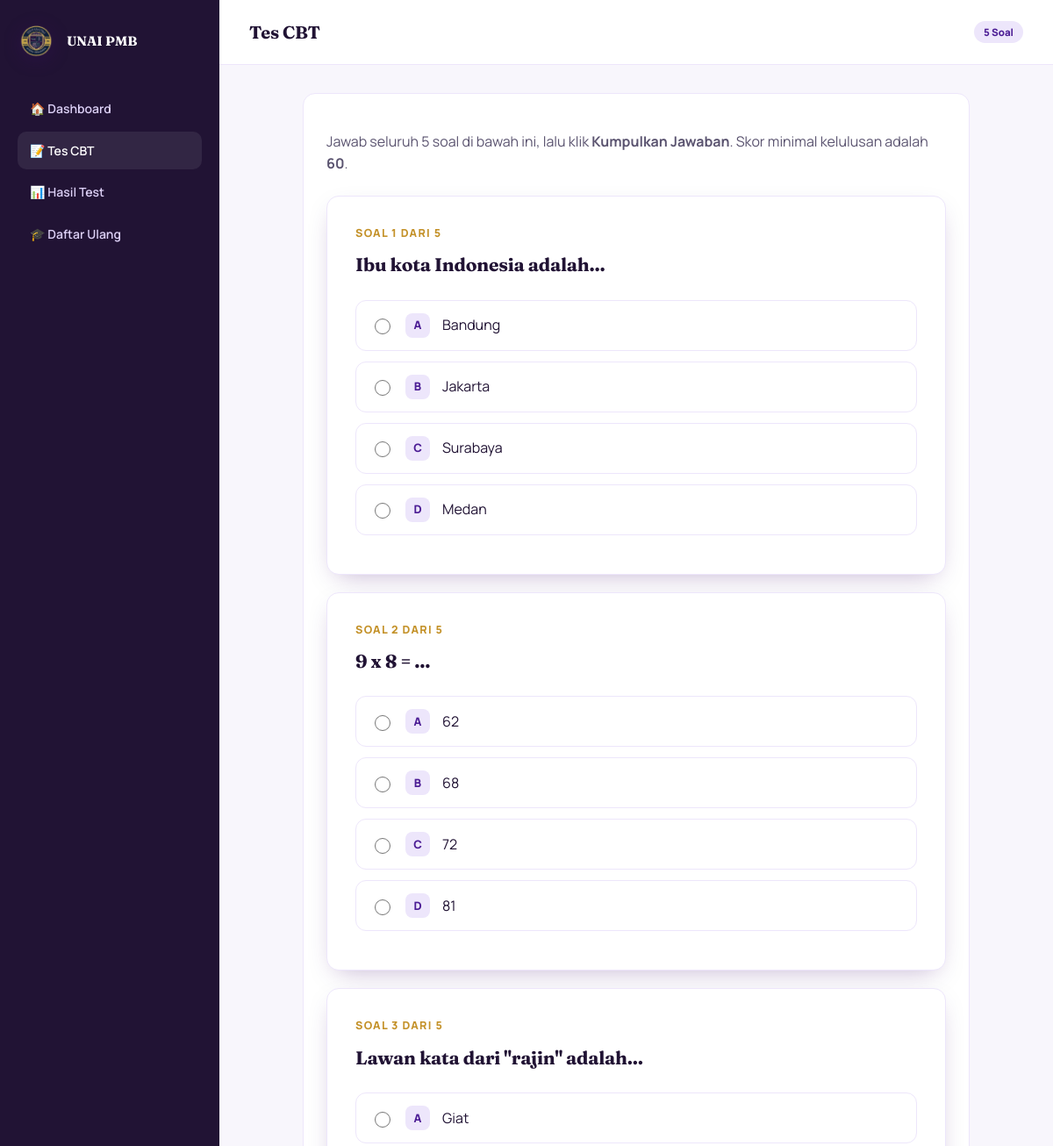
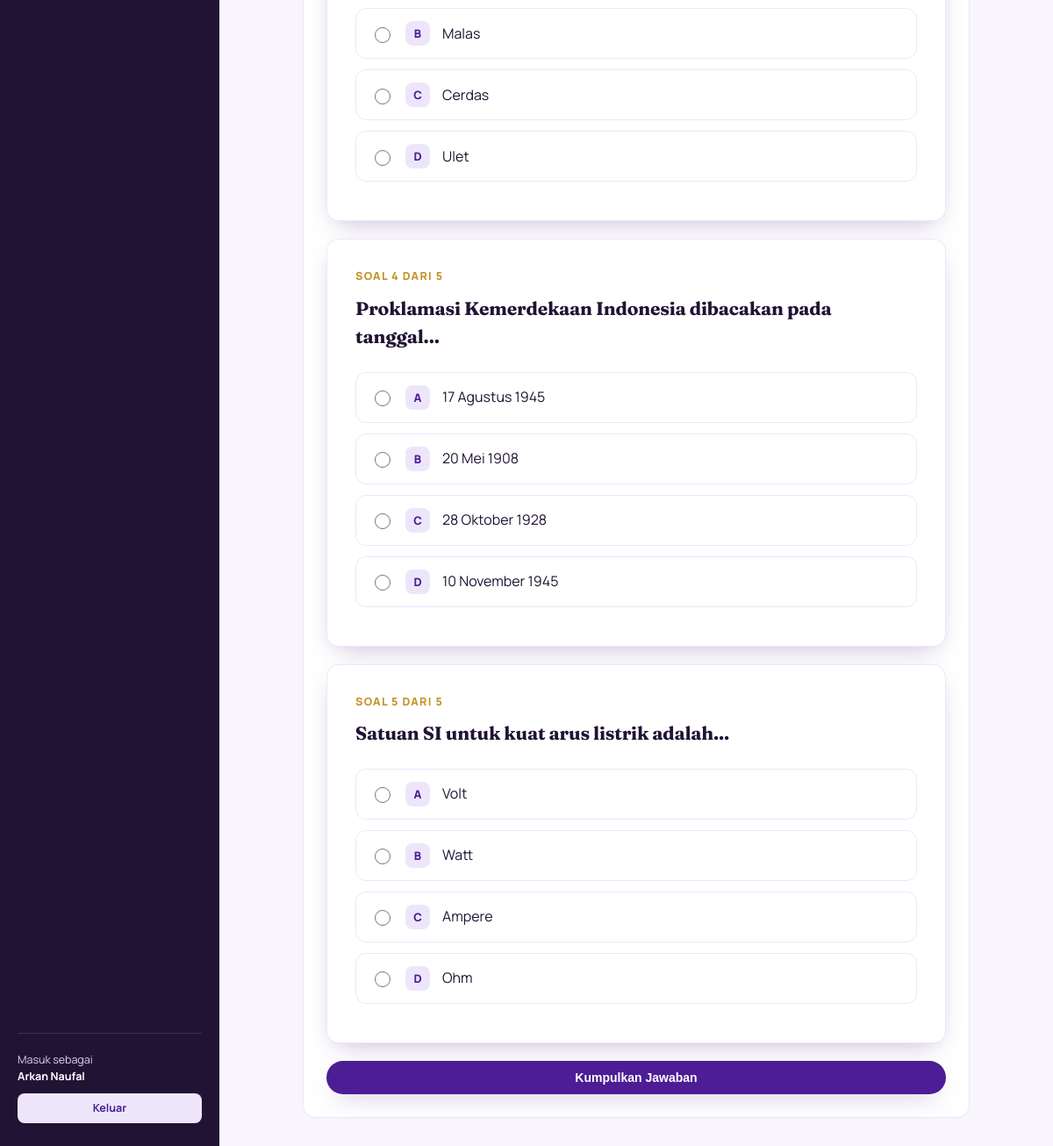
The page /user/test.php (signed in) on the database its author committed (2 pictures, top to bottom).
### tables this page shows
CREATE TABLE soal_test (
    id INT AUTO_INCREMENT PRIMARY KEY,
    pertanyaan TEXT NOT NULL,
    pilihan_a VARCHAR(255) NOT NULL,
    pilihan_b VARCHAR(255) NOT NULL,
    pilihan_c VARCHAR(255) NOT NULL,
    pilihan_d VARCHAR(255) NOT NULL,
    jawaban_benar ENUM('A','B','C','D') NOT NULL,
    created_at TIMESTAMP DEFAULT CURRENT_TIMESTAMP
);

### config.php (called while the page is built, shortened)
<?php
function h($str) {
    return htmlspecialchars($str ?? '', ENT_QUOTES, 'UTF-8');
}

### user/test.php (the view, shortened to what this page needs)
<?php
require '../config.php';
$soalList = mysqli_query($koneksi, "SELECT * FROM soal_test ORDER BY id");
$soalCount = mysqli_num_rows($soalList);
?>
<!DOCTYPE html>
<html lang="id">
<head>
<link rel="stylesheet" href="../assets/css/style.css">
</head>
<body>
<div class="shell">
  <?php include '../includes/user_sidebar.php'; ?>
  <div class="main">
    <div class="topbar-dash">
      <h2>Tes CBT</h2>
      <span class="badge badge-neutral"><?= $soalCount ?> Soal</span>
    </div>
    <div class="content">
      <?php if ($soalCount === 0): ?>
        <div class="empty"><div class="ic">📭</div>Belum ada soal test yang tersedia. Hubungi admin.</div>
      <?php else: ?>
      <div class="panel" style="max-width:760px;margin:0 auto">
        <p style="color:var(--ink-soft);margin-bottom:24px">Jawab seluruh <?= $soalCount ?> soal di bawah ini, lalu klik <b>Kumpulkan Jawaban</b>. Skor minimal kelulusan adalah <b><?= PASSING_GRADE ?></b>.</p>
        <form method="POST" onsubmit="return confirmAction('Kumpulkan jawaban sekarang? Jawaban tidak dapat diubah setelah dikumpulkan.');">
          <?php $no = 1; while ($soal = mysqli_fetch_assoc($soalList)): ?>
            <div class="question-card" style="margin-bottom:20px">
              <div class="qnum">Soal <?= $no ?> dari <?= $soalCount ?></div>
              <h3><?= h($soal['pertanyaan']) ?></h3>
              <?php foreach (['A' => $soal['pilihan_a'], 'B' => $soal['pilihan_b'], 'C' => $soal['pilihan_c'], 'D' => $soal['pilihan_d']] as $key => $val): ?>
                <label class="option" data-soal="<?= $soal['id'] ?>" onclick="selectOption(this, <?= $soal['id'] ?>)">
                  <input type="radio" name="jawaban[<?= $soal['id'] ?>]" value="<?= $key ?>" required>
                  <span class="key"><?= $key ?></span>
                  <span><?= h($val) ?></span>
                </label>
              <?php endforeach; ?>
            </div>
          <?php $no++; endwhile; ?>
          <button type="submit" class="btn btn-primary" style="width:100%">Kumpulkan Jawaban</button>
        </form>
      </div>
      <?php endif; ?>
    </div>
  </div>
</div>
</body>
</html>

### assets/css/style.css (style rules this page uses)
:root { --violet-950:#211334; --violet-900:#3B0A6B; --violet-800:#4C1D95; --violet-700:#5B21B6; --violet-500:#7C3AED; --violet-200:#DDD1F7; --violet-100:#EDE6FB; --gold:#E9B949; --gold-dark:#C4922A; --paper:#F8F6FC; --ink:#211334; --ink-soft:#5B5470; --white:#FFFFFF; --ok:#1B8A5A; --warn:#C4922A; --danger:#C0355A; --radius:14px; --shadow:0 10px 30px -12px rgba(59,10,107,0.35); }
* { box-sizing:border-box; }
html,body { margin:0;padding:0; }
body { font-family:'Manrope',sans-serif; background:var(--paper); color:var(--ink); line-height:1.55; min-width:1024px; }
h1,h2,h3,h4 { font-family:'Fraunces',serif; color:var(--violet-950); margin:0 0 .4em; letter-spacing:-0.01em; }
.btn { display:inline-flex;align-items:center;justify-content:center;gap:8px; padding:11px 22px;border-radius:999px;font-weight:700;font-size:14px; border:none;cursor:pointer;transition:transform .15s ease, box-shadow .15s ease; }
.btn-primary { background:var(--violet-800);color:var(--white);box-shadow:var(--shadow); }
.shell { display:flex;min-height:100vh; }
.main { flex:1;background:var(--paper); }
.topbar-dash { background:var(--white);border-bottom:1px solid var(--violet-100); height:74px;display:flex;align-items:center;justify-content:space-between;padding:0 34px; }
.topbar-dash h2 { font-size:20px;margin:0; }
.content { padding:32px 34px; }
.panel { background:var(--white);border:1px solid var(--violet-100);border-radius:var(--radius);padding:26px;margin-bottom:26px; }
.panel h3 { font-size:17px;margin-bottom:16px; }
.badge { display:inline-block;padding:4px 11px;border-radius:999px;font-size:11.5px;font-weight:800; }
.badge-neutral { background:var(--violet-100);color:var(--violet-800); }
.question-card { background:var(--white);border-radius:var(--radius);padding:32px;border:1px solid var(--violet-100);box-shadow:var(--shadow); }
.question-card .qnum { color:var(--gold-dark);font-weight:800;font-size:12.5px;text-transform:uppercase;letter-spacing:.1em; }
.question-card h3 { margin:10px 0 24px;font-size:21px; }
.option { display:flex;align-items:center;gap:14px;padding:14px 16px;border:1.5px solid var(--violet-100); border-radius:12px;margin-bottom:12px;cursor:pointer;transition:.15s; }
.option input { accent-color:var(--violet-800);width:18px;height:18px; }
.option .key { width:28px;height:28px;border-radius:8px;background:var(--violet-100);color:var(--violet-800);font-weight:800; display:flex;align-items:center;justify-content:center;font-size:13px;flex-shrink:0; }

### rows shown on the page
soal_test: pertanyaan "Ibu kota Indonesia adalah...", key "A", pilihan_a "Bandung", key "B", pilihan_b "Jakarta", key "C", pilihan_c "Surabaya", key "D", pilihan_d "Medan"
soal_test: pertanyaan "9 x 8 = ...", key "A", pilihan_a "62", key "B", pilihan_b "68", key "C", pilihan_c "72", key "D", pilihan_d "81"
soal_test: pertanyaan "Lawan kata dari \"rajin\" adalah...", key "A", pilihan_a "Giat", key "B", pilihan_b "Malas", key "C", pilihan_c "Cerdas", key "D", pilihan_d "Ulet"
soal_test: pertanyaan "Proklamasi Kemerdekaan Indonesia dibacakan pada tanggal...", key "A", pilihan_a "17 Agustus 1945", key "B", pilihan_b "20 Mei 1908", key "C", pilihan_c "28 Oktober 1928", key "D", pilihan_d "10 November 1945"
soal_test: pertanyaan "Satuan SI untuk kuat arus listrik adalah...", key "A", pilihan_a "Volt", key "B", pilihan_b "Watt", key "C", pilihan_c "Ampere", key "D", pilihan_d "Ohm"

### other values the page prints
$_SESSION['user_nama'] "Arkan Naufal"
$soalCount "5"
PASSING_GRADE "60"
